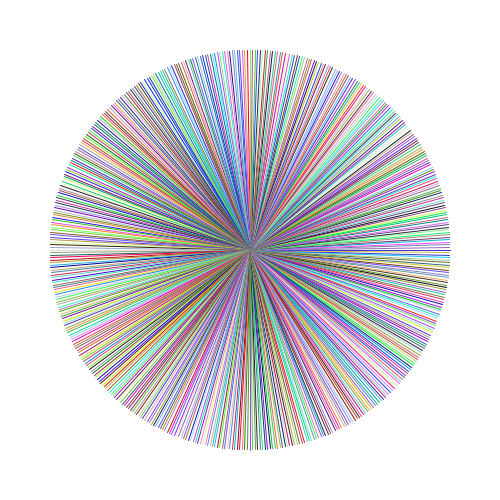
Frame 1 (no input)
Frame 60 (the mouse pressed at the canvas centre just before this capture): identical to frame 1, image omitted
Frame 120 (the mouse held since frame 60 and released just before this capture): identical to frame 1, image omitted

The Processing sketch that drew this single still picture (run headless with seeded random() and noise(); from frame 60 on, the mouse is pressed at the canvas centre):

// Processing sketch: Lab_05b_ColorCircle
// ── Lab_05b_ColorCircle.pde
void setup() {
  size(500, 500);
  background(255);
  strokeWeight(1);
  frameRate(100);
}

  float counter;
  float cx;
  float cy;
  float cRadius = 200;
  
void draw() {
   cx = width / 2;
   cy = height / 2;
   while(counter < 2 *PI){
     float x1 = sin(counter) * cRadius + cx;
     float y1 = cos(counter) * cRadius + cy;
     stroke(random(255), random(255), random(255));
     line(cx , cy , x1 , y1);
     counter += 2 * PI / 500;
   }
}
  
